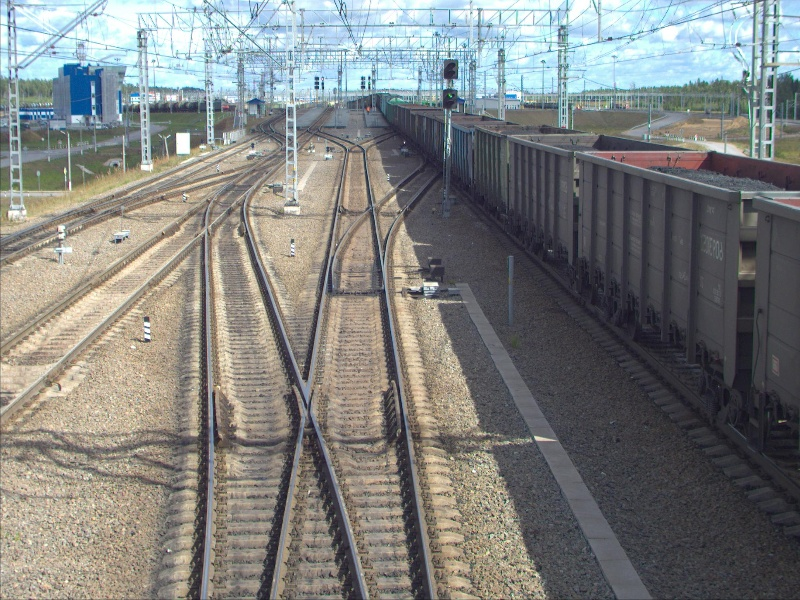
#> input picture img0002.jpg, 800 x 600 px
$ python main.py
#> lines starting #> are read from the running program, lines starting #| are printed output that depends on the picture
import math
import random
import time
import cv2
import numpy as np


class points_pair(object):
    def __init__(self, xl, xr):
        self.xl = xl
        self.xr = xr
        self.center = (xr + xl) / 2
        self.alive = False


def has_same_pair_for_list(pairs, new_pair):
    rail_eps = 11
    center_eps = 11

    for pair in pairs:
        if math.fabs(pair.center - new_pair.center) < center_eps and \
                math.fabs(pair.xl - new_pair.xl) < rail_eps and \
                math.fabs(pair.xr - new_pair.xr) < rail_eps:
            return True

    return False


# [8 lines left out: function has_same_pair, not called in this run]


def abs(x, y):
    if x - y > 0:
        return x - y
    else:
        return -x + y


def contains_list(lists, check_list):
    for list_elem in lists:
        if abs(len(list_elem), len(check_list)) > 1:
            continue

        if list_elem[len(list_elem) - 1] == check_list[len(check_list) - 1]:
            return True

    return False


# [86 lines left out: functions cross_track_with_track, find_cross_by_tracks, make_accum_arr, find_cross_by_accum, not called in this run]

def cross_detect_list(edge_image):
    tic = time.perf_counter()

    height = edge_image.shape[0]
    width = edge_image.shape[1]
    min_dist_between_rails = 50
    max_dist_between_rails = 150

    pairs = [0] * height
    tracks = [0] * height

    depth = 3
    x_eps = 30
    min_track_len = 200
    it_heigh = height
    #int(0.3 * height)
    for y in reversed(range(height)):
        pairs[y] = []
        tracks[y] = []

        for yy in range(y + 1, min(y + depth + 1, it_heigh)):
            for pair in pairs[yy]:
                pair.alive = False

        # make correct min/max dist between rails function = f(y)

        for x_l in range(width - 1 - min_dist_between_rails):
            if int(edge_image[y, x_l]) == 0:
                continue

            min_idx = min(x_l + min_dist_between_rails + max_dist_between_rails, width)
            for x_r in range(x_l + min_dist_between_rails, min_idx):
                if int(edge_image[y, x_r]) == 0:
                    continue

                cur_pair = points_pair(x_l, x_r)
                if has_same_pair_for_list(pairs[y], cur_pair):
                    continue
                #KEK
                new_track_point = (y, cur_pair)
                cur_tracks_as_list = []

                pairs[y].append(cur_pair)
                for yy in range(y + 1, min(y + depth + 1, it_heigh)):
                    size = len(tracks[yy])
                    i = 0
                    while i < size:
                        track_yy_list = tracks[yy][i]

                        if contains_list(cur_tracks_as_list, track_yy_list):
                            size = size - 1
                            del tracks[yy][i]
                            continue

                        i = i + 1
                        track_yy_first_pair = track_yy_list[len(track_yy_list) - 1]

                        #if track_yy_first_pair[1].xr - track_yy_first_pair[1].xl > \
                        #        (cur_pair.xr - cur_pair.xl) * 1.5:
                        #    continue

                        track_yy_last_pair = track_yy_list[len(track_yy_list) - 1]

                        y_diff = abs(track_yy_last_pair[0], y)
                        xl_diff = math.fabs(track_yy_last_pair[1].xl - cur_pair.xl)
                        xr_diff = math.fabs(track_yy_last_pair[1].xr - cur_pair.xr)
                        c_diff = math.fabs(track_yy_last_pair[1].center - cur_pair.center)

                        if y_diff <= depth and xl_diff < x_eps and xr_diff < x_eps and c_diff < x_eps:
                            new_track = track_yy_list
                            new_track.append(new_track_point)
                            cur_tracks_as_list.append(new_track)

                if len(cur_tracks_as_list) == 0:
                    cur_tracks_as_list.append([new_track_point])
                tracks[y].extend(cur_tracks_as_list)
        print(y)

    for track_as_lists in tracks:
        #if isinstance(track_as_lists, list):
        if len(track_as_lists) > 0:
            size = len(track_as_lists)
            i = 0
            while i < size:
                if len(track_as_lists[i]) < min_track_len:
                    del track_as_lists[i]
                    size = size - 1
                    continue
                low_width = track_as_lists[i][0][1].xr - track_as_lists[i][0][1].xl
                high_width = track_as_lists[i][len(track_as_lists[i]) - 1][1].xr - \
                             track_as_lists[i][len(track_as_lists[i]) - 1][1].xl

                # [5 lines of commented-out code are left out]
                i = i + 1

    toc = time.perf_counter()
    print(f"Time: {toc - tic:0.4f} seconds")
    return tracks


# [30 lines left out: function drow_tracks, not called in this run]


if __name__ == '__main__':
    # загружаем изображение и отображаем его
    im_name = "img0002.jpg"
    image = cv2.imread(im_name, 0)
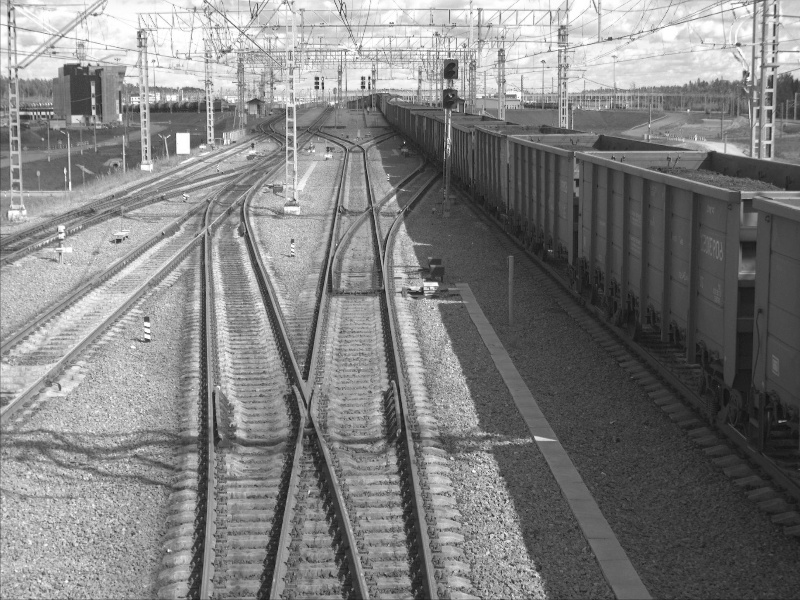
#> image: shape (600, 800); min 15, max 255, mean 127.8
    image_color = cv2.imread(im_name)
#> image_color is the input picture: shape (600, 800, 3); mean B, G, R 126.3, 128.5, 127

    image_blur = cv2.GaussianBlur(image, (0, 0), 1.5)
    # high_thresh, thresh_im = cv2.threshold(image_blur, 0, 255, cv2.THRESH_BINARY + cv2.THRESH_OTSU)
    # lowThresh = 0.5*high_thresh

    v = np.median(image_blur)
#> v = 130
    sigma = 0.6
    lower = int(max(0, (1.0 - sigma) * v))
#> lower = 52
    upper = int(min(255, (1.0 + sigma) * v))
#> upper = 208
    edges = cv2.Canny(image_blur, lower, upper)
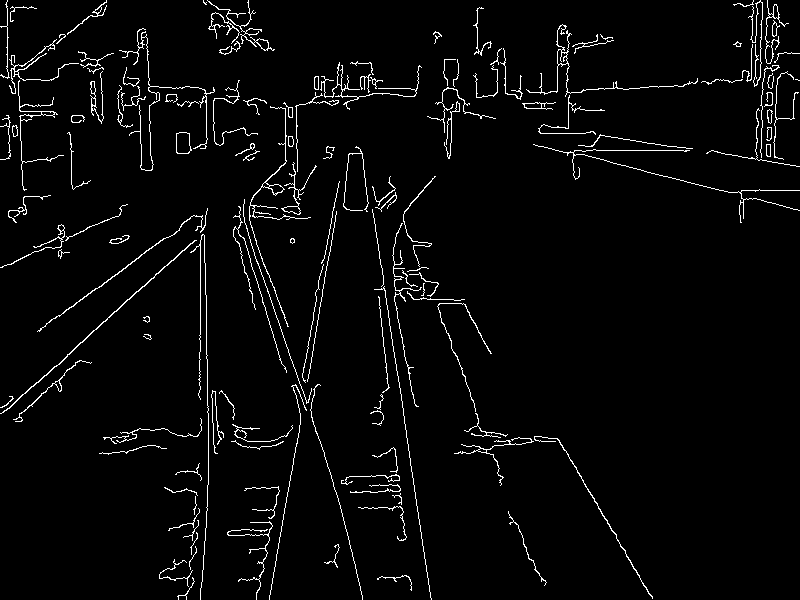
#> edges: shape (600, 800); 3.3% white in thin lines or dots
    #cv2.imshow("original", image)
    #cv2.imshow("edges", edges)
    tracks = cross_detect_list(edges)
#> (the run stopped early here; a loop or call above may not have finished)
